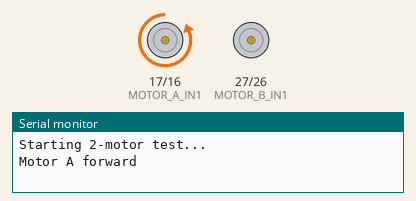
This sketch was run on a simulated ESP32. On the bench: motor-driver pin pairs drawn as motors (green arrow = first pin HIGH = forward, orange = second pin HIGH = backward, longer = more drive), the last lines printed to the serial monitor.

Above: at 1.0 s.
At 4.0 s:
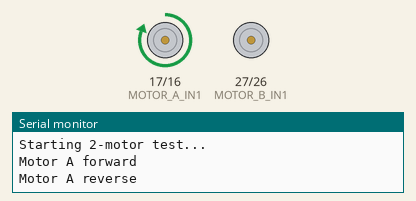
At 7.0 s:
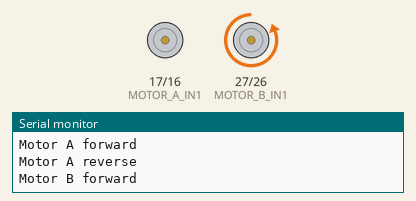
At 12.5 s:
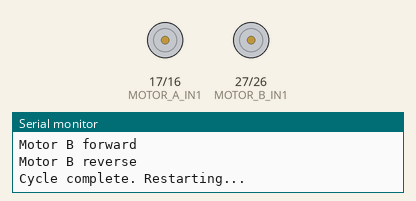
Timing chart, 0 to 18.2 s (numbered marks = the images above):
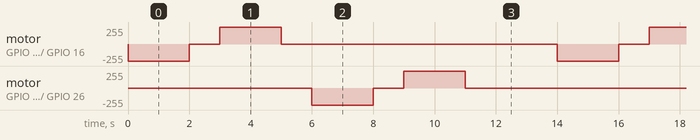

Measured:
- by itself, motor on GPIO 17 (MOTOR_A_IN1) / GPIO 16 (MOTOR_A_IN2), motor on GPIO 27 (MOTOR_B_IN1) / GPIO 26 (MOTOR_B_IN2): repeats every 14.0 s: stopped 1.0 s, forward 255/255 2.0 s, stopped 9.0 s, backward 255/255 2.0 s

The sketch:

Motor_Testing.ino
```cpp
// =====================================
// 2-MOTOR TEST CODE
// For ESP32 + MX1508-style motor driver
// =====================================

// -------- PIN ASSIGNMENTS --------
// Motor A
const int MOTOR_A_IN1 = 17;
const int MOTOR_A_IN2 = 16;

// Motor B
const int MOTOR_B_IN1 = 27;
const int MOTOR_B_IN2 = 26;

// -------- TIMING --------
const unsigned long RUN_TIME_MS  = 2000;
const unsigned long STOP_TIME_MS = 1000;

void setup() {
  Serial.begin(115200);

  pinMode(MOTOR_A_IN1, OUTPUT);
  pinMode(MOTOR_A_IN2, OUTPUT);
  pinMode(MOTOR_B_IN1, OUTPUT);
  pinMode(MOTOR_B_IN2, OUTPUT);

  stopMotor(MOTOR_A_IN1, MOTOR_A_IN2);
  stopMotor(MOTOR_B_IN1, MOTOR_B_IN2);

  Serial.println("Starting 2-motor test...");
}

void loop() {
  Serial.println("Motor A forward");
  motorAForward();
  delay(RUN_TIME_MS);
  stopMotor(MOTOR_A_IN1, MOTOR_A_IN2);
  delay(STOP_TIME_MS);

  Serial.println("Motor A reverse");
  motorAReverse();
  delay(RUN_TIME_MS);
  stopMotor(MOTOR_A_IN1, MOTOR_A_IN2);
  delay(STOP_TIME_MS);

  Serial.println("Motor B forward");
  motorBForward();
  delay(RUN_TIME_MS);
  stopMotor(MOTOR_B_IN1, MOTOR_B_IN2);
  delay(STOP_TIME_MS);

  Serial.println("Motor B reverse");
  motorBReverse();
  delay(RUN_TIME_MS);
  stopMotor(MOTOR_B_IN1, MOTOR_B_IN2);
  delay(STOP_TIME_MS);

  Serial.println("Cycle complete. Restarting...");
  delay(2000);
}

// =====================================
// MOTOR A FUNCTIONS
// =====================================
void motorAForward() {
  digitalWrite(MOTOR_A_IN1, LOW);
  digitalWrite(MOTOR_A_IN2, HIGH);
}

void motorAReverse() {
  digitalWrite(MOTOR_A_IN1, HIGH);
  digitalWrite(MOTOR_A_IN2, LOW);
}

// =====================================
// MOTOR B FUNCTIONS
// =====================================
void motorBForward() {
  // swapped because B was backwards
  digitalWrite(MOTOR_B_IN1, LOW);
  digitalWrite(MOTOR_B_IN2, HIGH);
}

void motorBReverse() {
  digitalWrite(MOTOR_B_IN1, HIGH);
  digitalWrite(MOTOR_B_IN2, LOW);
}

// =====================================
// STOP FUNCTION
// =====================================
void stopMotor(int in1, int in2) {
  digitalWrite(in1, LOW);
  digitalWrite(in2, LOW);
}
```
